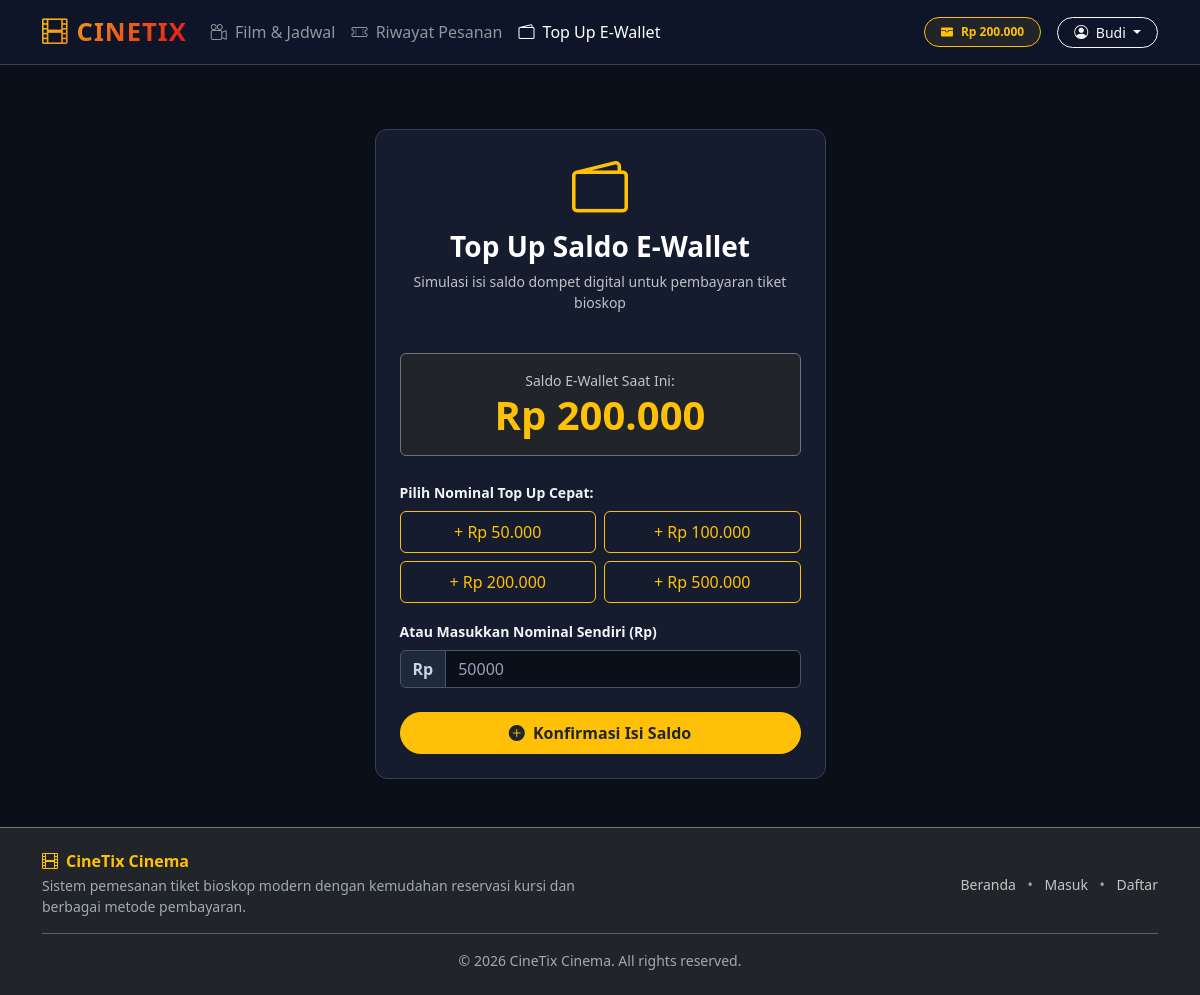
The page /topup.php (signed in) on the database as committed earlier.
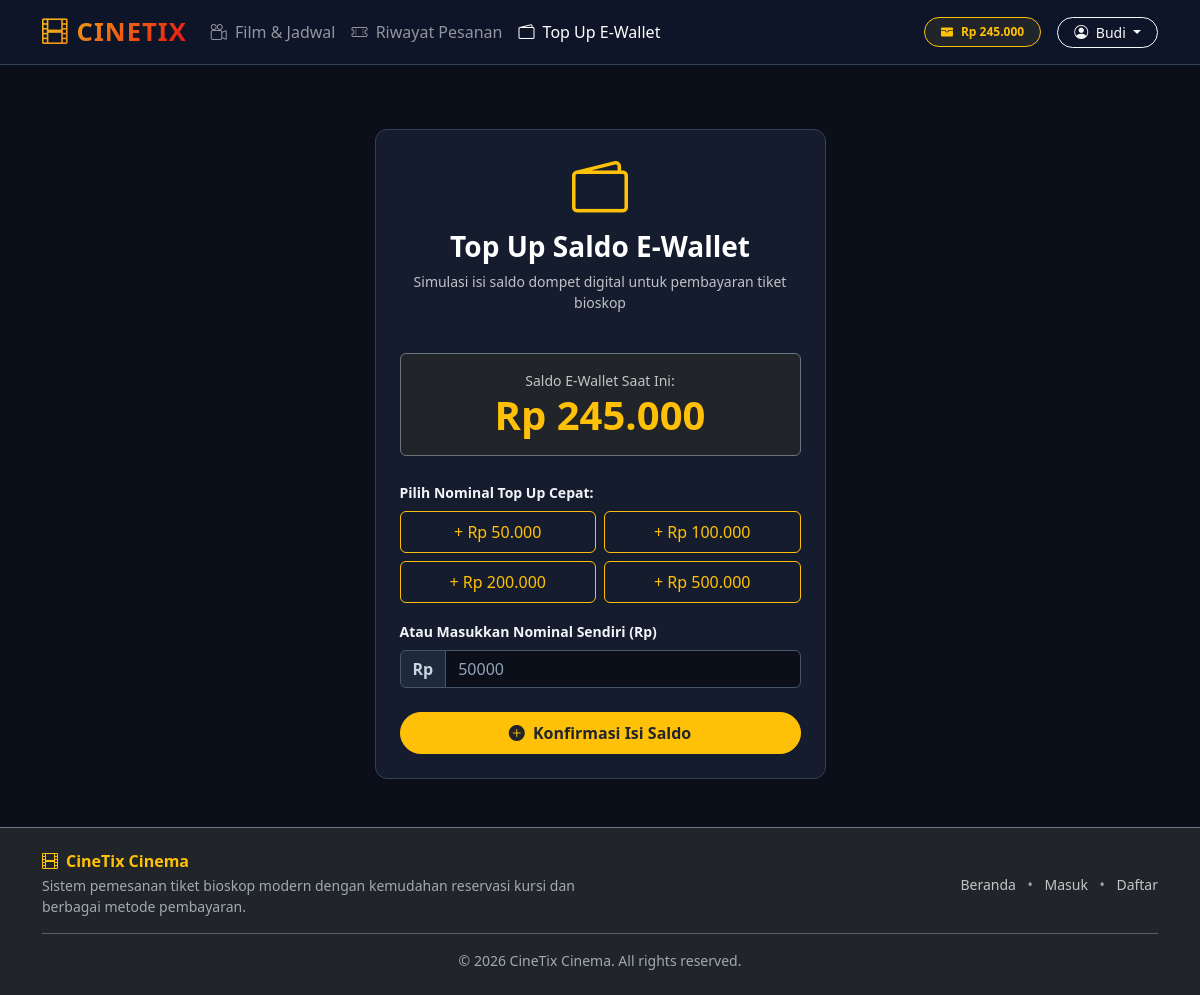
The same page on the database as committed later.
### tables this page shows
CREATE TABLE pengguna (
                id_pengguna TEXT PRIMARY KEY,
                role TEXT NOT NULL, -- pelanggan, admin, kasir
                nama TEXT NOT NULL,
                email TEXT UNIQUE NOT NULL,
                password TEXT NOT NULL,
                no_telepon TEXT,
                saldo REAL DEFAULT 0,
                kode_admin TEXT,
                id_shift TEXT
            );

### classes/CineTix.php (called while the page is built, shortened)
<?php
class CineTix {
    public static function rp(float $angka): string {
        return "Rp " . number_format($angka, 0, ',', '.');
    }
    public static function getCurrentUser(): ?Pengguna {
        return self::getPenggunaById($_SESSION['user_id']);
    }
    public static function getPenggunaById(string $id): ?Pengguna {
        $db = Database::getConnection();
        $stmt = $db->prepare("SELECT * FROM pengguna WHERE id_pengguna = :id");
        $stmt->execute([':id' => $id]);
        $row = $stmt->fetch();
        return self::mapRowToPengguna($row);
    }
    private static function mapRowToPengguna(array $row): Pengguna {
        if ($row['role'] === 'admin') {
            return new Admin($row['nama'], $row['email'], $row['password'], $row['kode_admin'] ?? 'ADM01', $row['id_pengguna']);
        } elseif ($row['role'] === 'kasir') {
            return new Kasir($row['nama'], $row['email'], $row['password'], $row['id_shift'] ?? 'PAGI', $row['id_pengguna']);
        } else {
            return new Pelanggan($row['nama'], $row['email'], $row['password'], $row['no_telepon'] ?? '', (float)$row['saldo'], $row['id_pengguna']);
        }
    }
}

### classes/Pengguna.php (called while the page is built, shortened)
<?php
abstract class Pengguna {
    protected string $nama;
    public function __construct(string $nama, string $email, string $password, ?string $idPengguna = null) {
        $this->nama = $nama;
    }
    public function getNama(): string {
        return $this->nama;
    }
}
class Pelanggan extends Pengguna {
    private float $saldo;
    public function __construct(string $nama, string $email, string $password, string $noTelepon, float $saldo = 200000, ?string $idPengguna = null) {
        $this->saldo = $saldo;
    }
    public function getSaldo(): float {
        return $this->saldo;
    }
}

### topup.php (the view, shortened to what the changed rows need)
<?php
$user = CineTix::getCurrentUser();
require_once __DIR__ . '/includes/header.php';
?>
<div class="container py-4">
    <div class="row justify-content-center">
        <div class="col-md-6 col-lg-5">
            <div class="card card-custom p-4 shadow-sm">
                <div class="p-3 bg-dark rounded border border-secondary mb-4 text-center">
                    <span class="text-light opacity-75 small d-block">Saldo E-Wallet Saat Ini:</span>
                    <span class="fw-bold text-warning display-6"><?= CineTix::rp($user->getSaldo()) ?></span>
                </div>
            </div>
        </div>
    </div>
</div>
<?php require_once __DIR__ . '/includes/footer.php'; ?>

### includes/header.php (shortened to what the changed rows need)
<?php
$currentUser = CineTix::getCurrentUser();
$isSubdir = strpos($_SERVER['PHP_SELF'], '/admin/') !== false || strpos($_SERVER['PHP_SELF'], '/kasir/') !== false;
$baseUrl = $isSubdir ? '../' : './';
?>
<!DOCTYPE html>
<html lang="id">
<head>
    <link href="https://cdn.jsdelivr.net/npm/bootstrap@5.3.2/dist/css/bootstrap.min.css" rel="stylesheet">
    <link rel="stylesheet" href="https://cdn.jsdelivr.net/npm/bootstrap-icons@1.11.2/font/bootstrap-icons.min.css">
    <link rel="stylesheet" href="<?= $baseUrl ?>assets/css/style.css">
</head>
<body>
<nav class="navbar navbar-expand-lg navbar-dark navbar-cinetix sticky-top">
    <div class="container">
        <div class="collapse navbar-collapse" id="navMenu">
            <div class="d-flex align-items-center gap-3">
                <?php if ($currentUser): ?>
                    <?php if ($currentUser instanceof Pelanggan): ?>
                        <div class="badge bg-dark border border-warning text-warning px-3 py-2 rounded-pill d-flex align-items-center gap-2">
                            <i class="bi bi-wallet-fill"></i>
                            <span><?= CineTix::rp($currentUser->getSaldo()) ?></span>
                        </div>
                    <?php elseif ($currentUser instanceof Admin): ?>
                        <span class="badge bg-danger px-3 py-2 rounded-pill">
                            <i class="bi bi-shield-lock me-1"></i> Admin (<?= htmlspecialchars($currentUser->getKodeAdmin()) ?>)
                        </span>
                    <?php elseif ($currentUser instanceof Kasir): ?>
                        <span class="badge bg-info text-dark px-3 py-2 rounded-pill">
                            <i class="bi bi-person-badge me-1"></i> Kasir (Shift: <?= htmlspecialchars($currentUser->getIdShift()) ?>)
                        </span>
                    <?php endif; ?>
                    <div class="dropdown">
                        <button class="btn btn-outline-light btn-sm dropdown-toggle rounded-pill px-3" type="button" data-bs-toggle="dropdown">
                            <i class="bi bi-person-circle me-1"></i> <?= htmlspecialchars($currentUser->getNama()) ?>
                        </button>
                    </div>
                <?php endif; ?>
            </div>
        </div>
    </div>
</nav>
<main class="py-4">

Rows that differ between the two databases and show on the page:
changed pengguna "Budi": saldo "Rp 200.000" → "Rp 245.000"
